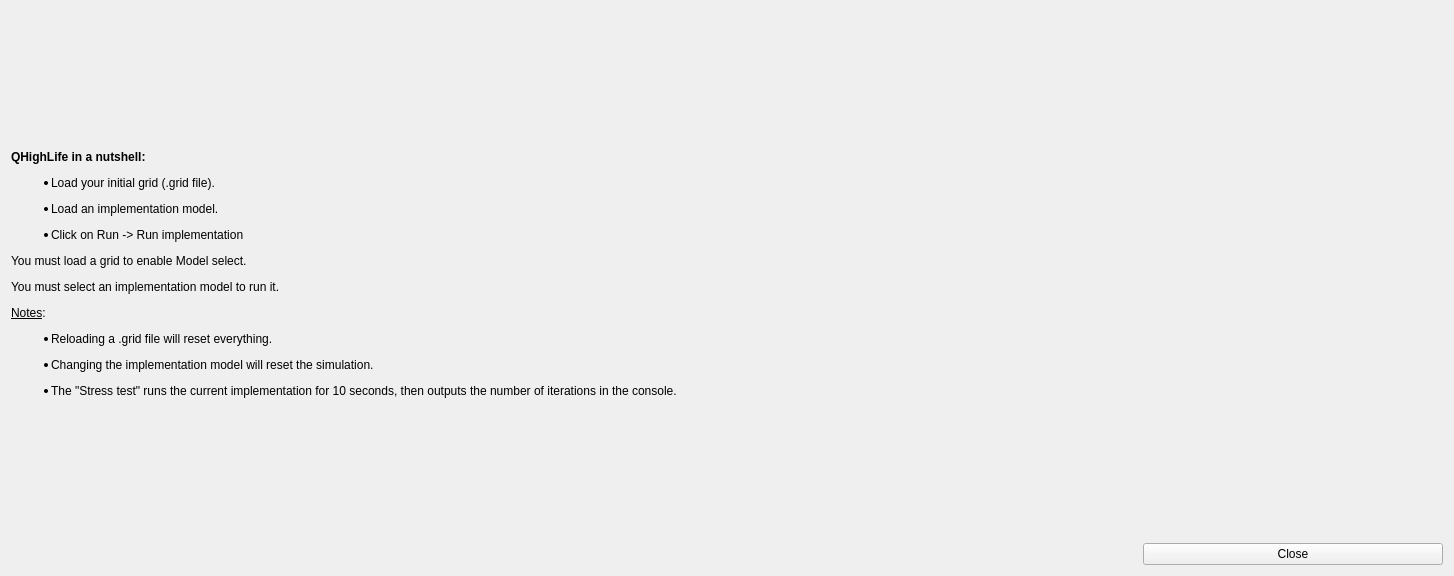
<?xml version="1.0" encoding="UTF-8"?>
<ui version="4.0">
 <author>Gabriel Sanhueza</author>
 <class>Tutorial</class>
 <widget class="QWidget" name="Tutorial">
  <property name="geometry">
   <rect>
    <x>0</x>
    <y>0</y>
    <width>1454</width>
    <height>576</height>
   </rect>
  </property>
  <property name="windowTitle">
   <string>Tutorial</string>
  </property>
  <property name="windowIcon">
   <iconset>
    <normaloff>../resources/icon.png</normaloff>../resources/icon.png</iconset>
  </property>
  <layout class="QVBoxLayout" name="verticalLayout">
   <item>
    <widget class="QLabel" name="instructions">
     <property name="text">
      <string>&lt;html&gt;&lt;head/&gt;&lt;body&gt;&lt;p&gt;&lt;span style=&quot; font-weight:600;&quot;&gt;QHighLife in a nutshell:&lt;/span&gt;&lt;/p&gt;&lt;ul style=&quot;margin-top: 0px; margin-bottom: 0px; margin-left: 0px; margin-right: 0px; -qt-list-indent: 1;&quot;&gt;&lt;li style=&quot; margin-top:12px; margin-bottom:0px; margin-left:0px; margin-right:0px; -qt-block-indent:0; text-indent:0px;&quot;&gt;Load your initial grid (.grid file).&lt;/li&gt;&lt;/ul&gt;&lt;ul style=&quot;margin-top: 0px; margin-bottom: 0px; margin-left: 0px; margin-right: 0px; -qt-list-indent: 1;&quot;&gt;&lt;li style=&quot; margin-top:12px; margin-bottom:0px; margin-left:0px; margin-right:0px; -qt-block-indent:0; text-indent:0px;&quot;&gt;Load an implementation model.&lt;/li&gt;&lt;li style=&quot; margin-top:12px; margin-bottom:0px; margin-left:0px; margin-right:0px; -qt-block-indent:0; text-indent:0px;&quot;&gt;Click on Run -&amp;gt; Run implementation&lt;/li&gt;&lt;/ul&gt;&lt;p&gt;You must load a grid to enable Model select.&lt;/p&gt;&lt;p&gt;You must select an implementation model to run it.&lt;/p&gt;&lt;p&gt;&lt;span style=&quot; text-decoration: underline;&quot;&gt;Notes&lt;/span&gt;: &lt;/p&gt;&lt;ul style=&quot;margin-top: 0px; margin-bottom: 0px; margin-left: 0px; margin-right: 0px; -qt-list-indent: 1;&quot;&gt;&lt;li style=&quot; margin-top:12px; margin-bottom:0px; margin-left:0px; margin-right:0px; -qt-block-indent:0; text-indent:0px;&quot;&gt;Reloading a .grid file will reset everything.&lt;/li&gt;&lt;li style=&quot; margin-top:12px; margin-bottom:0px; margin-left:0px; margin-right:0px; -qt-block-indent:0; text-indent:0px;&quot;&gt;Changing the implementation model will reset the simulation.&lt;/li&gt;&lt;li style=&quot; margin-top:12px; margin-bottom:0px; margin-left:0px; margin-right:0px; -qt-block-indent:0; text-indent:0px;&quot;&gt;The &amp;quot;Stress test&amp;quot; runs the current implementation for 10 seconds, then outputs the number of iterations in the console.&lt;/li&gt;&lt;/ul&gt;&lt;/body&gt;&lt;/html&gt;</string>
     </property>
    </widget>
   </item>
   <item alignment="Qt::AlignRight">
    <widget class="QPushButton" name="closeButton">
     <property name="minimumSize">
      <size>
       <width>300</width>
       <height>0</height>
      </size>
     </property>
     <property name="text">
      <string>Close</string>
     </property>
    </widget>
   </item>
  </layout>
 </widget>
 <resources/>
 <connections>
  <connection>
   <sender>closeButton</sender>
   <signal>clicked()</signal>
   <receiver>Tutorial</receiver>
   <slot>close()</slot>
   <hints>
    <hint type="sourcelabel">
     <x>483</x>
     <y>448</y>
    </hint>
    <hint type="destinationlabel">
     <x>319</x>
     <y>239</y>
    </hint>
   </hints>
  </connection>
 </connections>
</ui>
